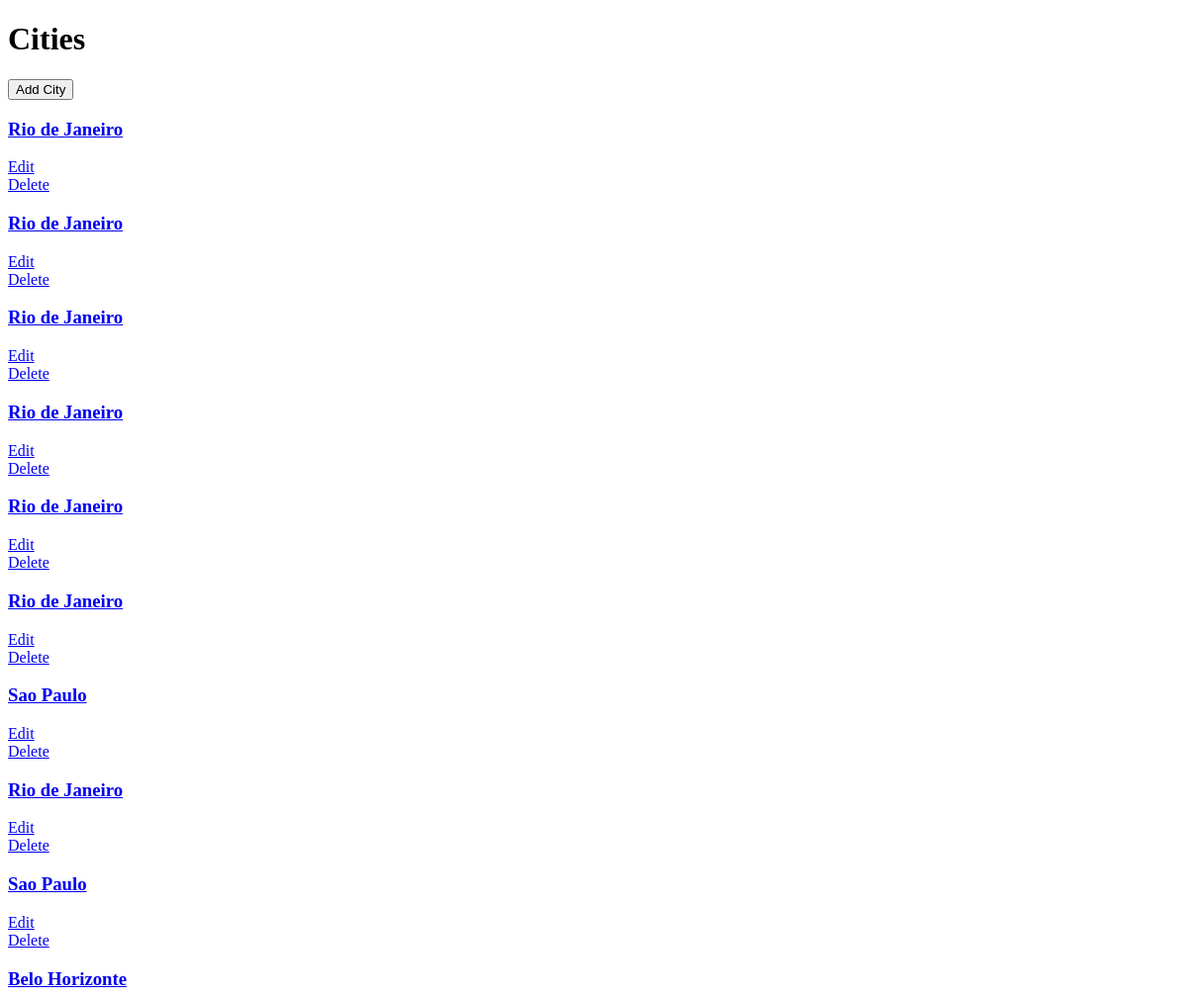
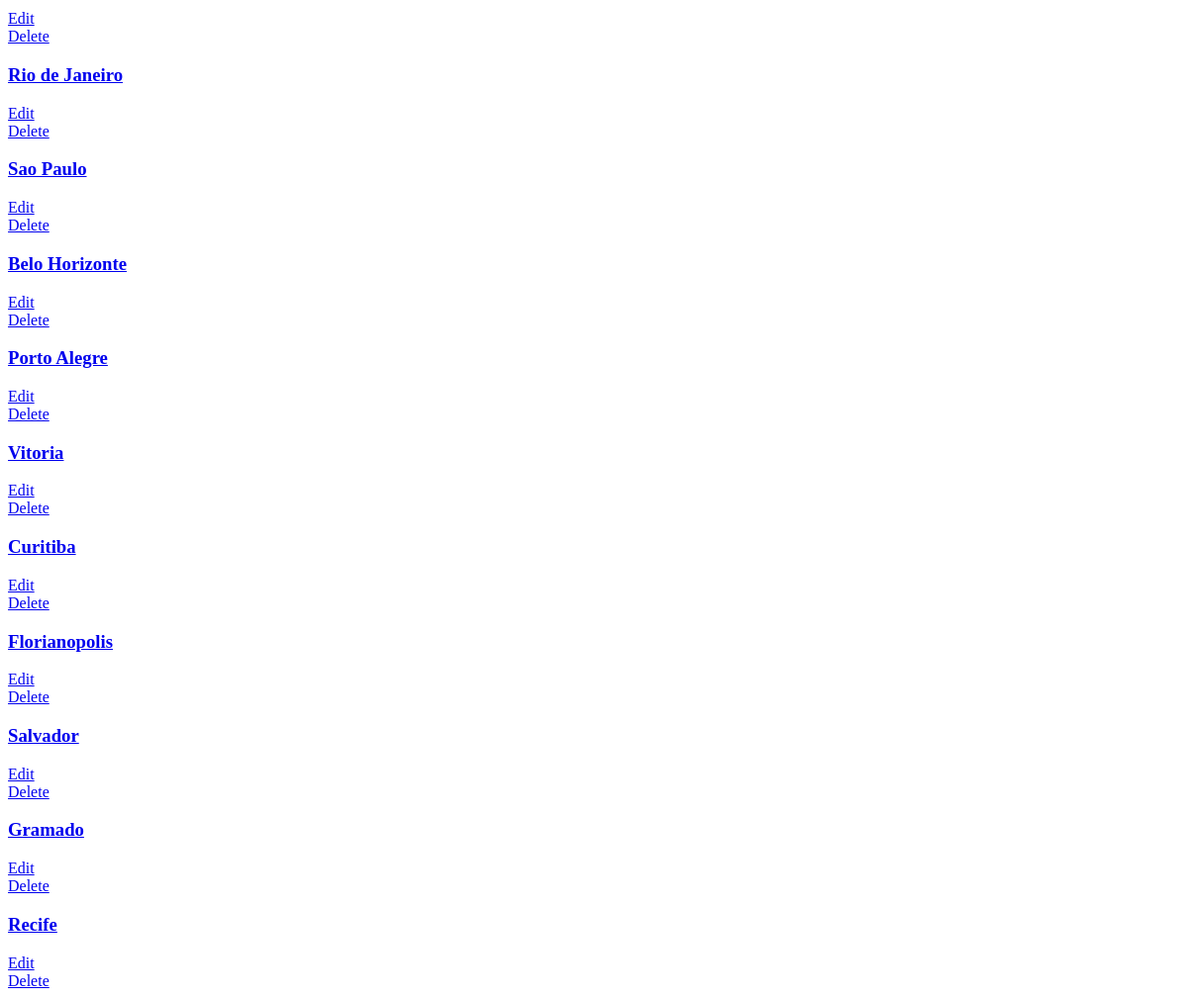
Page /city/ on the earlier database version (2 pictures, top to bottom).
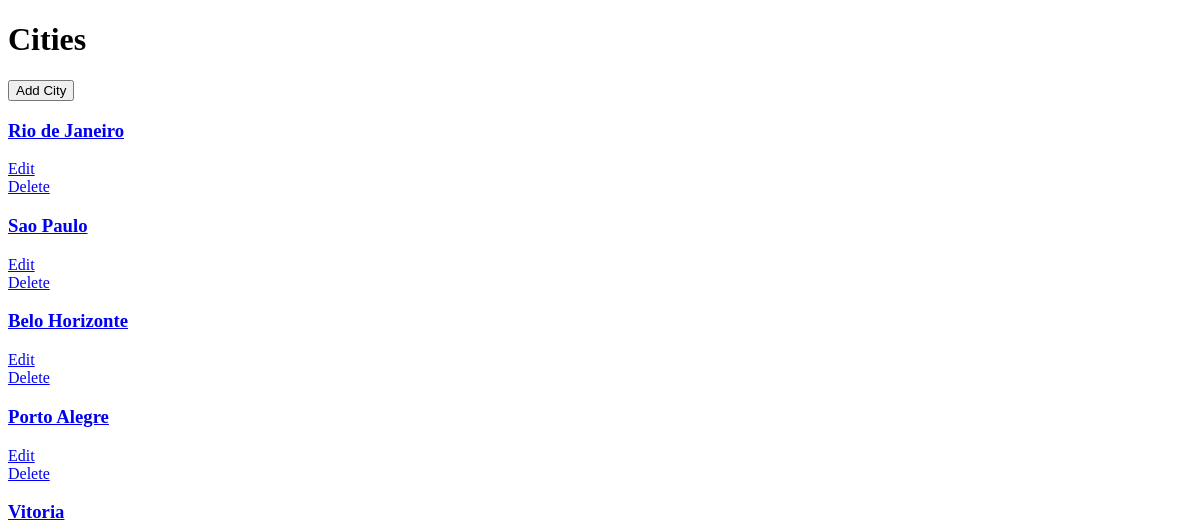
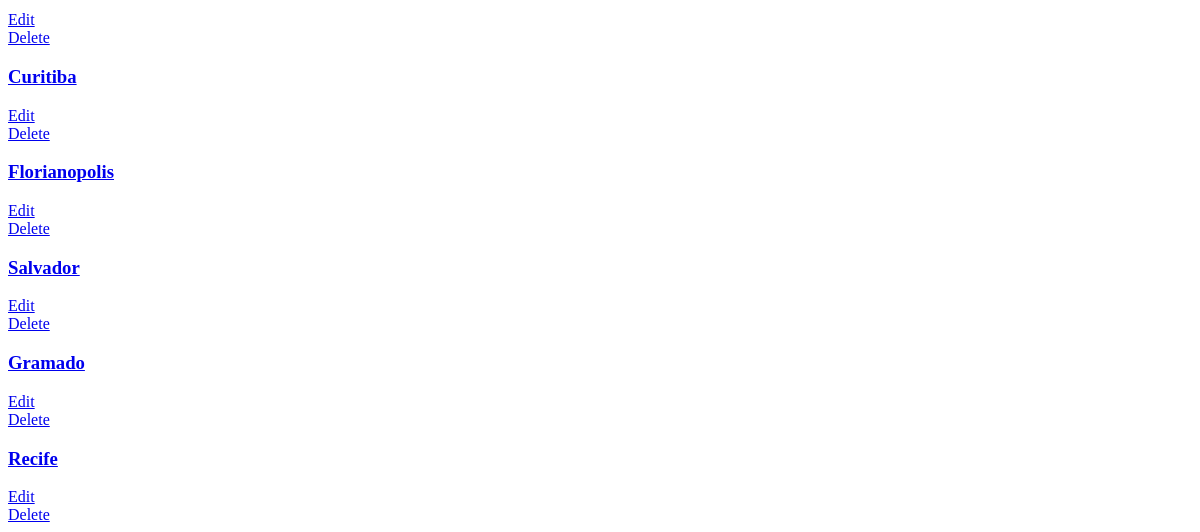
Same page on the later database version (2 pictures, top to bottom).
### database.py (models this page shows, shortened)
class City(Base):
    __tablename__ = 'city'
    id = Column(Integer, primary_key=True)
    name = Column(String(250), nullable=False)
    user_id = Column(Integer, ForeignKey('user.id'))
    user = relationship(User)

### finalProject.py (the view)
@app.route('/')
@app.route('/city/')
def showCities():
    cities = session.query(City).all()
    return render_template('admCity.html', cities=cities)

### templates/admCity.html (shortened to what this page needs)
<!DOCTYPE html>
<html>
<body>
<h1>Cities</h1>
<a href="{{url_for('newCity')}}">
    <button class="btn btn-default" id="new-restaurant">
        Add City
    </button>
</a>
{% for city in cities %}
<a href = "{{url_for('showImmobile', city_id = city.id)}}">
    <h3>{{city.name}}</h3>
    <a href='{{url_for('editCity', city_id = city.id) }}'>Edit
    </a>
    <a href = '{{url_for('deleteCity', city_id = city.id) }}'>Delete</a>
    </a>
{% endfor %}
</body>
</html>

Differences in the rows shown:
removed City: name "Rio de Janeiro"
removed City: name "Rio de Janeiro"
removed City: name "Rio de Janeiro"
removed City: name "Rio de Janeiro"
removed City: name "Rio de Janeiro"
removed City: name "Rio de Janeiro"
removed City: name "Sao Paulo"
removed City: name "Rio de Janeiro"
removed City: name "Sao Paulo"
removed City: name "Belo Horizonte"
